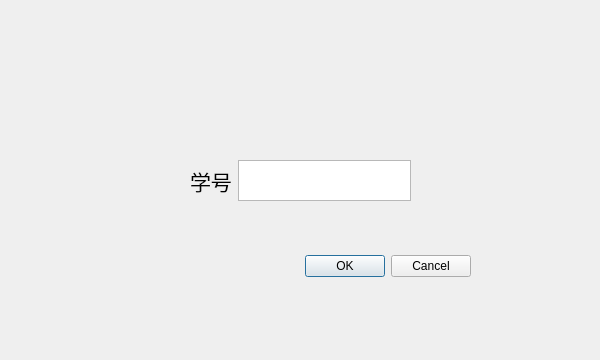
<?xml version="1.0" encoding="UTF-8"?>
<ui version="4.0">
 <class>StudentSigninDialog</class>
 <widget class="QDialog" name="StudentSigninDialog">
  <property name="geometry">
   <rect>
    <x>0</x>
    <y>0</y>
    <width>600</width>
    <height>360</height>
   </rect>
  </property>
  <property name="windowTitle">
   <string>Dialog</string>
  </property>
  <widget class="QDialogButtonBox" name="buttonBox">
   <property name="geometry">
    <rect>
     <x>130</x>
     <y>250</y>
     <width>341</width>
     <height>32</height>
    </rect>
   </property>
   <property name="orientation">
    <enum>Qt::Horizontal</enum>
   </property>
   <property name="standardButtons">
    <set>QDialogButtonBox::Cancel|QDialogButtonBox::Ok</set>
   </property>
  </widget>
  <widget class="QWidget" name="horizontalLayoutWidget">
   <property name="geometry">
    <rect>
     <x>190</x>
     <y>160</y>
     <width>221</width>
     <height>41</height>
    </rect>
   </property>
   <property name="font">
    <font>
     <family>Arial</family>
     <pointsize>16</pointsize>
    </font>
   </property>
   <layout class="QHBoxLayout" name="horizontalLayout_2">
    <item>
     <widget class="QLabel" name="label">
      <property name="font">
       <font>
        <family>Arial</family>
        <pointsize>16</pointsize>
       </font>
      </property>
      <property name="text">
       <string>学号</string>
      </property>
     </widget>
    </item>
    <item>
     <widget class="QTextEdit" name="student_number_text">
      <property name="font">
       <font>
        <family>Arial</family>
        <pointsize>16</pointsize>
       </font>
      </property>
     </widget>
    </item>
   </layout>
  </widget>
 </widget>
 <resources/>
 <connections>
  <connection>
   <sender>buttonBox</sender>
   <signal>accepted()</signal>
   <receiver>StudentSigninDialog</receiver>
   <slot>accept()</slot>
   <hints>
    <hint type="sourcelabel">
     <x>248</x>
     <y>254</y>
    </hint>
    <hint type="destinationlabel">
     <x>157</x>
     <y>274</y>
    </hint>
   </hints>
  </connection>
  <connection>
   <sender>buttonBox</sender>
   <signal>rejected()</signal>
   <receiver>StudentSigninDialog</receiver>
   <slot>reject()</slot>
   <hints>
    <hint type="sourcelabel">
     <x>316</x>
     <y>260</y>
    </hint>
    <hint type="destinationlabel">
     <x>286</x>
     <y>274</y>
    </hint>
   </hints>
  </connection>
  <connection>
   <sender>buttonBox</sender>
   <signal>accepted()</signal>
   <receiver>student_number_text</receiver>
   <slot>copy()</slot>
   <hints>
    <hint type="sourcelabel">
     <x>228</x>
     <y>253</y>
    </hint>
    <hint type="destinationlabel">
     <x>256</x>
     <y>177</y>
    </hint>
   </hints>
  </connection>
 </connections>
</ui>
